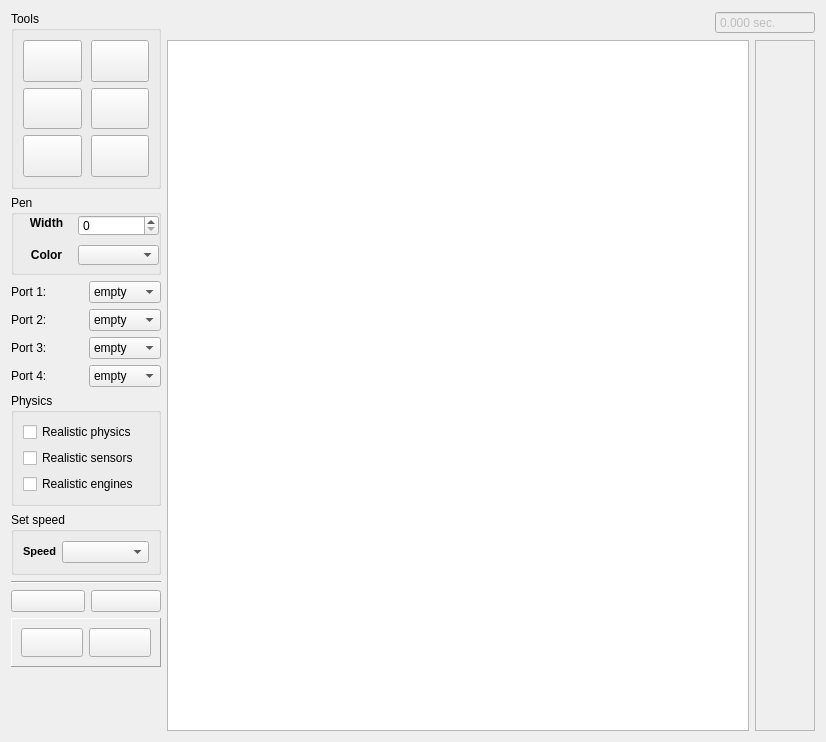
<?xml version="1.0" encoding="UTF-8"?>
<ui version="4.0">
 <class>D2Form</class>
 <widget class="QWidget" name="D2Form">
  <property name="geometry">
   <rect>
    <x>0</x>
    <y>0</y>
    <width>826</width>
    <height>742</height>
   </rect>
  </property>
  <property name="windowTitle">
   <string>2D Robot Model</string>
  </property>
  <layout class="QGridLayout" name="gridLayout" rowstretch="0,0,0,0,0,0,0,0,0,0,0,0,0" columnstretch="0,0,1,0,0">
   <item row="0" column="0" rowspan="4" colspan="2">
    <widget class="QGroupBox" name="toolsGroupBox">
     <property name="title">
      <string>Tools</string>
     </property>
     <layout class="QGridLayout" name="gridLayout_3">
      <property name="horizontalSpacing">
       <number>9</number>
      </property>
      <item row="0" column="0">
       <widget class="QPushButton" name="lineButton">
        <property name="sizePolicy">
         <sizepolicy hsizetype="Minimum" vsizetype="Preferred">
          <horstretch>0</horstretch>
          <verstretch>0</verstretch>
         </sizepolicy>
        </property>
        <property name="maximumSize">
         <size>
          <width>75</width>
          <height>16777215</height>
         </size>
        </property>
        <property name="toolTip">
         <string>Line (L)</string>
        </property>
        <property name="text">
         <string/>
        </property>
        <property name="icon">
         <iconset resource="../../robotsInterpreter.qrc">
          <normaloff>:/icons/2d_ruler.png</normaloff>:/icons/2d_ruler.png</iconset>
        </property>
        <property name="iconSize">
         <size>
          <width>24</width>
          <height>24</height>
         </size>
        </property>
        <property name="shortcut">
         <string>L</string>
        </property>
        <property name="checkable">
         <bool>true</bool>
        </property>
        <property name="flat">
         <bool>false</bool>
        </property>
       </widget>
      </item>
      <item row="0" column="1">
       <widget class="QPushButton" name="wallButton">
        <property name="sizePolicy">
         <sizepolicy hsizetype="Minimum" vsizetype="Preferred">
          <horstretch>0</horstretch>
          <verstretch>0</verstretch>
         </sizepolicy>
        </property>
        <property name="maximumSize">
         <size>
          <width>75</width>
          <height>16777215</height>
         </size>
        </property>
        <property name="toolTip">
         <string>Wall (W)</string>
        </property>
        <property name="text">
         <string/>
        </property>
        <property name="icon">
         <iconset resource="../../robotsInterpreter.qrc">
          <normaloff>:/icons/2d_wall.png</normaloff>:/icons/2d_wall.png</iconset>
        </property>
        <property name="iconSize">
         <size>
          <width>24</width>
          <height>24</height>
         </size>
        </property>
        <property name="shortcut">
         <string>W</string>
        </property>
        <property name="checkable">
         <bool>true</bool>
        </property>
       </widget>
      </item>
      <item row="1" column="0">
       <widget class="QPushButton" name="stylusButton">
        <property name="sizePolicy">
         <sizepolicy hsizetype="Minimum" vsizetype="Preferred">
          <horstretch>0</horstretch>
          <verstretch>0</verstretch>
         </sizepolicy>
        </property>
        <property name="maximumSize">
         <size>
          <width>75</width>
          <height>16777215</height>
         </size>
        </property>
        <property name="toolTip">
         <string>Pencil (P)</string>
        </property>
        <property name="text">
         <string/>
        </property>
        <property name="icon">
         <iconset resource="../../robotsInterpreter.qrc">
          <normaloff>:/icons/2d_pencil.png</normaloff>:/icons/2d_pencil.png</iconset>
        </property>
        <property name="iconSize">
         <size>
          <width>24</width>
          <height>24</height>
         </size>
        </property>
        <property name="shortcut">
         <string>P</string>
        </property>
        <property name="checkable">
         <bool>true</bool>
        </property>
       </widget>
      </item>
      <item row="1" column="1">
       <widget class="QPushButton" name="ellipseButton">
        <property name="sizePolicy">
         <sizepolicy hsizetype="Minimum" vsizetype="Preferred">
          <horstretch>0</horstretch>
          <verstretch>0</verstretch>
         </sizepolicy>
        </property>
        <property name="maximumSize">
         <size>
          <width>75</width>
          <height>16777215</height>
         </size>
        </property>
        <property name="toolTip">
         <string>Ellipse (E)</string>
        </property>
        <property name="text">
         <string/>
        </property>
        <property name="icon">
         <iconset resource="../../robotsInterpreter.qrc">
          <normaloff>:/icons/2d_ellipse.png</normaloff>:/icons/2d_ellipse.png</iconset>
        </property>
        <property name="iconSize">
         <size>
          <width>24</width>
          <height>24</height>
         </size>
        </property>
        <property name="shortcut">
         <string>E</string>
        </property>
        <property name="checkable">
         <bool>true</bool>
        </property>
       </widget>
      </item>
      <item row="2" column="0">
       <widget class="QPushButton" name="clearButton">
        <property name="sizePolicy">
         <sizepolicy hsizetype="Minimum" vsizetype="Preferred">
          <horstretch>0</horstretch>
          <verstretch>0</verstretch>
         </sizepolicy>
        </property>
        <property name="maximumSize">
         <size>
          <width>75</width>
          <height>16777215</height>
         </size>
        </property>
        <property name="toolTip">
         <string>Clear</string>
        </property>
        <property name="text">
         <string/>
        </property>
        <property name="icon">
         <iconset resource="../../robotsInterpreter.qrc">
          <normaloff>:/icons/2d_clear.png</normaloff>:/icons/2d_clear.png</iconset>
        </property>
        <property name="iconSize">
         <size>
          <width>24</width>
          <height>24</height>
         </size>
        </property>
        <property name="checkable">
         <bool>false</bool>
        </property>
       </widget>
      </item>
      <item row="2" column="1">
       <widget class="QPushButton" name="noneButton">
        <property name="sizePolicy">
         <sizepolicy hsizetype="Minimum" vsizetype="Preferred">
          <horstretch>0</horstretch>
          <verstretch>0</verstretch>
         </sizepolicy>
        </property>
        <property name="maximumSize">
         <size>
          <width>75</width>
          <height>16777215</height>
         </size>
        </property>
        <property name="toolTip">
         <string>None (N)</string>
        </property>
        <property name="text">
         <string/>
        </property>
        <property name="icon">
         <iconset resource="../../robotsInterpreter.qrc">
          <normaloff>:/icons/2d_none.png</normaloff>:/icons/2d_none.png</iconset>
        </property>
        <property name="iconSize">
         <size>
          <width>24</width>
          <height>24</height>
         </size>
        </property>
        <property name="shortcut">
         <string>N</string>
        </property>
        <property name="checkable">
         <bool>true</bool>
        </property>
       </widget>
      </item>
     </layout>
    </widget>
   </item>
   <item row="0" column="3" colspan="2">
    <widget class="QDoubleSpinBox" name="timelineBox">
     <property name="enabled">
      <bool>false</bool>
     </property>
     <property name="focusPolicy">
      <enum>Qt::NoFocus</enum>
     </property>
     <property name="contextMenuPolicy">
      <enum>Qt::NoContextMenu</enum>
     </property>
     <property name="toolTip">
      <string>Time in 2D model</string>
     </property>
     <property name="readOnly">
      <bool>true</bool>
     </property>
     <property name="buttonSymbols">
      <enum>QAbstractSpinBox::NoButtons</enum>
     </property>
     <property name="suffix">
      <string> sec.</string>
     </property>
     <property name="decimals">
      <number>3</number>
     </property>
     <property name="maximum">
      <double>2000000000.000000000000000</double>
     </property>
    </widget>
   </item>
   <item row="8" column="0" colspan="2">
    <widget class="Line" name="line_2">
     <property name="orientation">
      <enum>Qt::Horizontal</enum>
     </property>
    </widget>
   </item>
   <item row="5" column="0" colspan="2">
    <layout class="QGridLayout" name="gridLayout_2">
     <item row="0" column="0">
      <widget class="QLabel" name="label">
       <property name="text">
        <string>Port 1:</string>
       </property>
      </widget>
     </item>
     <item row="1" column="0">
      <widget class="QLabel" name="label_2">
       <property name="text">
        <string>Port 2:</string>
       </property>
      </widget>
     </item>
     <item row="0" column="1">
      <widget class="QComboBox" name="port1Box">
       <item>
        <property name="text">
         <string>empty</string>
        </property>
       </item>
       <item>
        <property name="text">
         <string>touch</string>
        </property>
       </item>
       <item>
        <property name="text">
         <string>color</string>
        </property>
       </item>
       <item>
        <property name="text">
         <string>sonar</string>
        </property>
       </item>
       <item>
        <property name="text">
         <string>light</string>
        </property>
       </item>
      </widget>
     </item>
     <item row="1" column="1">
      <widget class="QComboBox" name="port2Box">
       <property name="currentIndex">
        <number>0</number>
       </property>
       <item>
        <property name="text">
         <string>empty</string>
        </property>
       </item>
       <item>
        <property name="text">
         <string>touch</string>
        </property>
       </item>
       <item>
        <property name="text">
         <string>color</string>
        </property>
       </item>
       <item>
        <property name="text">
         <string>sonar</string>
        </property>
       </item>
       <item>
        <property name="text">
         <string>light</string>
        </property>
       </item>
      </widget>
     </item>
     <item row="3" column="0">
      <widget class="QLabel" name="label_4">
       <property name="text">
        <string>Port 4:</string>
       </property>
      </widget>
     </item>
     <item row="3" column="1">
      <widget class="QComboBox" name="port4Box">
       <item>
        <property name="text">
         <string>empty</string>
        </property>
       </item>
       <item>
        <property name="text">
         <string>touch</string>
        </property>
       </item>
       <item>
        <property name="text">
         <string>color</string>
        </property>
       </item>
       <item>
        <property name="text">
         <string>sonar</string>
        </property>
       </item>
       <item>
        <property name="text">
         <string>light</string>
        </property>
       </item>
      </widget>
     </item>
     <item row="2" column="0">
      <widget class="QLabel" name="label_3">
       <property name="text">
        <string>Port 3:</string>
       </property>
      </widget>
     </item>
     <item row="2" column="1">
      <widget class="QComboBox" name="port3Box">
       <property name="currentIndex">
        <number>0</number>
       </property>
       <item>
        <property name="text">
         <string>empty</string>
        </property>
       </item>
       <item>
        <property name="text">
         <string>touch</string>
        </property>
       </item>
       <item>
        <property name="text">
         <string>color</string>
        </property>
       </item>
       <item>
        <property name="text">
         <string>sonar</string>
        </property>
       </item>
       <item>
        <property name="text">
         <string>light</string>
        </property>
       </item>
      </widget>
     </item>
    </layout>
   </item>
   <item row="7" column="0" colspan="2">
    <widget class="QGroupBox" name="speedBox">
     <property name="title">
      <string>Set speed</string>
     </property>
     <layout class="QHBoxLayout" name="horizontalLayout_2" stretch="0,1">
      <item>
       <widget class="QLabel" name="label_5">
        <property name="text">
         <string>&lt;!DOCTYPE HTML PUBLIC &quot;-//W3C//DTD HTML 4.0//EN&quot; &quot;http://www.w3.org/TR/REC-html40/strict.dtd&quot;&gt;
&lt;html&gt;&lt;head&gt;&lt;meta name=&quot;qrichtext&quot; content=&quot;1&quot; /&gt;&lt;style type=&quot;text/css&quot;&gt;
p, li { white-space: pre-wrap; }
&lt;/style&gt;&lt;/head&gt;&lt;body style=&quot; font-family:'MS Shell Dlg 2'; font-size:8.25pt; font-weight:400; font-style:normal;&quot;&gt;
&lt;p style=&quot; margin-top:0px; margin-bottom:0px; margin-left:0px; margin-right:0px; -qt-block-indent:0; text-indent:0px;&quot;&gt;&lt;span style=&quot; font-size:8pt; font-weight:600;&quot;&gt;Speed&lt;/span&gt;&lt;/p&gt;&lt;/body&gt;&lt;/html&gt;</string>
        </property>
       </widget>
      </item>
      <item>
       <widget class="QComboBox" name="speedComboBox">
        <property name="editable">
         <bool>false</bool>
        </property>
        <property name="currentIndex">
         <number>-1</number>
        </property>
        <item>
         <property name="text">
          <string>Low</string>
         </property>
        </item>
        <item>
         <property name="text">
          <string>Medium</string>
         </property>
        </item>
        <item>
         <property name="text">
          <string>High</string>
         </property>
        </item>
       </widget>
      </item>
     </layout>
    </widget>
   </item>
   <item row="4" column="0" colspan="2">
    <widget class="QGroupBox" name="penBrushToolBox">
     <property name="minimumSize">
      <size>
       <width>150</width>
       <height>80</height>
      </size>
     </property>
     <property name="maximumSize">
      <size>
       <width>155</width>
       <height>80</height>
      </size>
     </property>
     <property name="title">
      <string>Pen</string>
     </property>
     <widget class="QWidget" name="justSomeWidget" native="true">
      <property name="geometry">
       <rect>
        <x>10</x>
        <y>20</y>
        <width>141</width>
        <height>21</height>
       </rect>
      </property>
      <widget class="QSpinBox" name="penWidthSpinBox">
       <property name="geometry">
        <rect>
         <x>57</x>
         <y>0</y>
         <width>81</width>
         <height>21</height>
        </rect>
       </property>
      </widget>
      <widget class="QLabel" name="label_7">
       <property name="geometry">
        <rect>
         <x>0</x>
         <y>0</y>
         <width>51</width>
         <height>16</height>
        </rect>
       </property>
       <property name="font">
        <font>
         <weight>75</weight>
         <bold>true</bold>
        </font>
       </property>
       <property name="text">
        <string>Width</string>
       </property>
       <property name="alignment">
        <set>Qt::AlignCenter</set>
       </property>
      </widget>
     </widget>
     <widget class="QWidget" name="widget_2" native="true">
      <property name="geometry">
       <rect>
        <x>10</x>
        <y>50</y>
        <width>141</width>
        <height>21</height>
       </rect>
      </property>
      <widget class="graphicsUtils::ColorListEditor" name="penColorComboBox">
       <property name="geometry">
        <rect>
         <x>57</x>
         <y>0</y>
         <width>81</width>
         <height>20</height>
        </rect>
       </property>
      </widget>
      <widget class="QLabel" name="label_6">
       <property name="geometry">
        <rect>
         <x>0</x>
         <y>0</y>
         <width>51</width>
         <height>20</height>
        </rect>
       </property>
       <property name="maximumSize">
        <size>
         <width>64</width>
         <height>16777215</height>
        </size>
       </property>
       <property name="font">
        <font>
         <weight>75</weight>
         <bold>true</bold>
        </font>
       </property>
       <property name="text">
        <string>Color</string>
       </property>
       <property name="alignment">
        <set>Qt::AlignCenter</set>
       </property>
      </widget>
     </widget>
    </widget>
   </item>
   <item row="6" column="0" colspan="2">
    <widget class="QGroupBox" name="physicsGroupBox">
     <property name="title">
      <string>Physics</string>
     </property>
     <layout class="QVBoxLayout" name="verticalLayout">
      <item>
       <widget class="QCheckBox" name="realisticPhysicsCheckBox">
        <property name="text">
         <string>Realistic physics</string>
        </property>
       </widget>
      </item>
      <item>
       <widget class="QCheckBox" name="enableSensorNoiseCheckBox">
        <property name="text">
         <string>Realistic sensors</string>
        </property>
       </widget>
      </item>
      <item>
       <widget class="QCheckBox" name="enableMotorNoiseCheckBox">
        <property name="text">
         <string>Realistic engines</string>
        </property>
       </widget>
      </item>
     </layout>
    </widget>
   </item>
   <item row="10" column="0" colspan="2">
    <widget class="QFrame" name="frame">
     <property name="sizePolicy">
      <sizepolicy hsizetype="Preferred" vsizetype="Preferred">
       <horstretch>0</horstretch>
       <verstretch>0</verstretch>
      </sizepolicy>
     </property>
     <property name="frameShape">
      <enum>QFrame::Panel</enum>
     </property>
     <property name="frameShadow">
      <enum>QFrame::Raised</enum>
     </property>
     <layout class="QHBoxLayout" name="horizontalLayout">
      <item>
       <widget class="QPushButton" name="runButton">
        <property name="sizePolicy">
         <sizepolicy hsizetype="Minimum" vsizetype="Minimum">
          <horstretch>0</horstretch>
          <verstretch>0</verstretch>
         </sizepolicy>
        </property>
        <property name="toolTip">
         <string>Run program (Enter)</string>
        </property>
        <property name="text">
         <string/>
        </property>
        <property name="icon">
         <iconset resource="../../robotsInterpreter.qrc">
          <normaloff>:/icons/2d_run.png</normaloff>:/icons/2d_run.png</iconset>
        </property>
        <property name="iconSize">
         <size>
          <width>44</width>
          <height>44</height>
         </size>
        </property>
       </widget>
      </item>
      <item>
       <widget class="QPushButton" name="stopButton">
        <property name="sizePolicy">
         <sizepolicy hsizetype="Minimum" vsizetype="Minimum">
          <horstretch>0</horstretch>
          <verstretch>0</verstretch>
         </sizepolicy>
        </property>
        <property name="toolTip">
         <string>Stop program (Esc)</string>
        </property>
        <property name="text">
         <string/>
        </property>
        <property name="icon">
         <iconset resource="../../robotsInterpreter.qrc">
          <normaloff>:/icons/2d_stop.png</normaloff>:/icons/2d_stop.png</iconset>
        </property>
        <property name="iconSize">
         <size>
          <width>44</width>
          <height>44</height>
         </size>
        </property>
       </widget>
      </item>
     </layout>
    </widget>
   </item>
   <item row="9" column="1">
    <widget class="QPushButton" name="loadWorldModelPushButton">
     <property name="toolTip">
      <string>Load World Model (Ctrl+O)</string>
     </property>
     <property name="text">
      <string/>
     </property>
     <property name="icon">
      <iconset resource="../../robotsInterpreter.qrc">
       <normaloff>:/icons/2d_open.png</normaloff>:/icons/2d_open.png</iconset>
     </property>
     <property name="iconSize">
      <size>
       <width>24</width>
       <height>24</height>
      </size>
     </property>
     <property name="shortcut">
      <string>Ctrl+O</string>
     </property>
    </widget>
   </item>
   <item row="1" column="2" rowspan="12" colspan="2">
    <widget class="graphicsUtils::AbstractView" name="graphicsView"/>
   </item>
   <item row="9" column="0">
    <widget class="QPushButton" name="saveWorldModelPushButton">
     <property name="toolTip">
      <string>Save World Model (Ctrl+S)</string>
     </property>
     <property name="text">
      <string/>
     </property>
     <property name="icon">
      <iconset resource="../../robotsInterpreter.qrc">
       <normaloff>:/icons/2d_save.png</normaloff>:/icons/2d_save.png</iconset>
     </property>
     <property name="iconSize">
      <size>
       <width>24</width>
       <height>24</height>
      </size>
     </property>
     <property name="shortcut">
      <string>Ctrl+S</string>
     </property>
    </widget>
   </item>
   <item row="11" column="0">
    <widget class="QPushButton" name="handCursorButton">
     <property name="sizePolicy">
      <sizepolicy hsizetype="Minimum" vsizetype="Fixed">
       <horstretch>0</horstretch>
       <verstretch>0</verstretch>
      </sizepolicy>
     </property>
     <property name="toolTip">
      <string>Hand dragging mode</string>
     </property>
     <property name="text">
      <string/>
     </property>
     <property name="icon">
      <iconset resource="../../robotsInterpreter.qrc">
       <normaloff>:/icons/2d_hand.png</normaloff>:/icons/2d_hand.png</iconset>
     </property>
     <property name="iconSize">
      <size>
       <width>24</width>
       <height>24</height>
      </size>
     </property>
     <property name="checkable">
      <bool>true</bool>
     </property>
     <property name="flat">
      <bool>true</bool>
     </property>
    </widget>
   </item>
   <item row="11" column="1">
    <widget class="QPushButton" name="multiselectionCursorButton">
     <property name="toolTip">
      <string>Multiselection mode</string>
     </property>
     <property name="text">
      <string/>
     </property>
     <property name="icon">
      <iconset resource="../../robotsInterpreter.qrc">
       <normaloff>:/icons/2d_multiselection.png</normaloff>:/icons/2d_multiselection.png</iconset>
     </property>
     <property name="iconSize">
      <size>
       <width>24</width>
       <height>24</height>
      </size>
     </property>
     <property name="checkable">
      <bool>true</bool>
     </property>
     <property name="flat">
      <bool>true</bool>
     </property>
    </widget>
   </item>
   <item row="1" column="4" rowspan="12">
    <widget class="QFrame" name="displayFrame">
     <property name="frameShape">
      <enum>QFrame::StyledPanel</enum>
     </property>
     <property name="frameShadow">
      <enum>QFrame::Raised</enum>
     </property>
     <layout class="QHBoxLayout" name="horizontalLayout_3">
      <item>
       <widget class="QPushButton" name="displayButton">
        <property name="sizePolicy">
         <sizepolicy hsizetype="Preferred" vsizetype="Minimum">
          <horstretch>0</horstretch>
          <verstretch>0</verstretch>
         </sizepolicy>
        </property>
        <property name="text">
         <string/>
        </property>
        <property name="icon">
         <iconset resource="../../robotsInterpreter.qrc">
          <normaloff>:/icons/2d_left.png</normaloff>:/icons/2d_left.png</iconset>
        </property>
        <property name="flat">
         <bool>true</bool>
        </property>
       </widget>
      </item>
     </layout>
    </widget>
   </item>
   <item row="0" column="2">
	<widget class="twoDModel::GridParameters" name="gridParametersBox"/>
   </item>
   <item row="12" column="0">
    <widget class="QPushButton" name="autoCenteringButton">
     <property name="toolTip">
      <string>Camera following robot</string>
     </property>
     <property name="text">
      <string/>
     </property>
     <property name="icon">
      <iconset resource="../../robotsInterpreter.qrc">
       <normaloff>:/icons/2d_target.png</normaloff>:/icons/2d_target.png</iconset>
     </property>
     <property name="iconSize">
      <size>
       <width>24</width>
       <height>24</height>
      </size>
     </property>
     <property name="checkable">
      <bool>true</bool>
     </property>
     <property name="flat">
      <bool>true</bool>
     </property>
    </widget>
   </item>
   <item row="12" column="1">
    <widget class="QPushButton" name="initialStateButton">
     <property name="minimumSize">
      <size>
       <width>0</width>
       <height>30</height>
      </size>
     </property>
     <property name="maximumSize">
      <size>
       <width>70</width>
       <height>16777215</height>
      </size>
     </property>
     <property name="toolTip">
      <string>Return a robot to initial position</string>
     </property>
     <property name="text">
      <string/>
     </property>
     <property name="icon">
      <iconset resource="../../robotsInterpreter.qrc">
       <normaloff>:/icons/2d_robot_back.png</normaloff>:/icons/2d_robot_back.png</iconset>
     </property>
     <property name="flat">
      <bool>true</bool>
     </property>
    </widget>
   </item>
  </layout>
 </widget>
 <customwidgets>
  <customwidget>
   <class>graphicsUtils::AbstractView</class>
   <extends>QGraphicsView</extends>
   <header>qrutils/graphicsUtils/abstractItemView.h</header>
  </customwidget>
  <customwidget>
   <class>graphicsUtils::ColorListEditor</class>
   <extends>QComboBox</extends>
   <header>qrutils/graphicsUtils/colorListEditor.h</header>
  </customwidget>
  <customwidget>
   <class>twoDModel::GridParameters</class>
   <extends>QFrame</extends>
   <header>src/gridParameters.h</header>
   <container>1</container>
  </customwidget>
 </customwidgets>
 <resources>
  <include location="../../robotsInterpreter.qrc"/>
 </resources>
 <connections/>
</ui>
